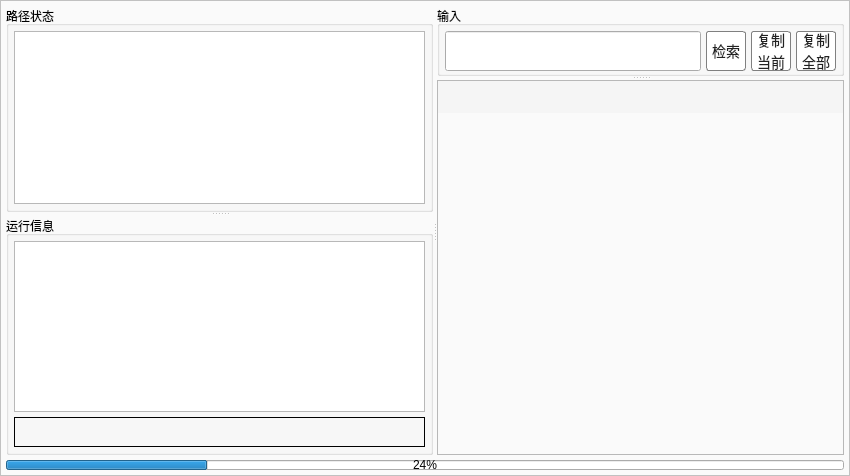
<?xml version="1.0" encoding="UTF-8"?>
<ui version="4.0">
 <class>RemoteEverythingClass</class>
 <widget class="QWidget" name="RemoteEverythingClass">
  <property name="geometry">
   <rect>
    <x>0</x>
    <y>0</y>
    <width>850</width>
    <height>476</height>
   </rect>
  </property>
  <property name="windowTitle">
   <string>RemoteEverything</string>
  </property>
  <layout class="QGridLayout" name="gridLayout">
   <property name="leftMargin">
    <number>0</number>
   </property>
   <property name="topMargin">
    <number>0</number>
   </property>
   <property name="rightMargin">
    <number>0</number>
   </property>
   <property name="bottomMargin">
    <number>0</number>
   </property>
   <property name="spacing">
    <number>5</number>
   </property>
   <item row="0" column="0">
    <widget class="QFrame" name="borderFrame">
     <property name="styleSheet">
      <string notr="true">QFrame#borderFrame{
background-color: rgba(250, 250, 250);
}
QFrame#listFrame{
background-color:rgba(245, 245, 245);
border:0px;
}



QPushButton{border:1px solid gray;border-radius:3px;background:white;color:rgba(34, 34, 34, 255);font: 14px;font-family:&quot;Microsoft YaHei&quot;;}
QPushButton:hover{border:1px solid rgb(0, 173, 239);color:rgb(0, 173, 239);}
QPushButton:pressed{border:1px solid rgb(0, 173, 239);color:rgb(0, 173, 239);}
QPushButton:!enabled{border:1px solid gray;color:gray;}</string>
     </property>
     <property name="frameShape">
      <enum>QFrame::StyledPanel</enum>
     </property>
     <property name="frameShadow">
      <enum>QFrame::Raised</enum>
     </property>
     <layout class="QGridLayout" name="gridLayout_2">
      <property name="leftMargin">
       <number>5</number>
      </property>
      <property name="topMargin">
       <number>5</number>
      </property>
      <property name="rightMargin">
       <number>5</number>
      </property>
      <property name="bottomMargin">
       <number>5</number>
      </property>
      <property name="spacing">
       <number>5</number>
      </property>
      <item row="0" column="0">
       <widget class="QSplitter" name="viewSplitter3">
        <property name="orientation">
         <enum>Qt::Horizontal</enum>
        </property>
        <widget class="QSplitter" name="viewSplitter2">
         <property name="minimumSize">
          <size>
           <width>250</width>
           <height>0</height>
          </size>
         </property>
         <property name="orientation">
          <enum>Qt::Vertical</enum>
         </property>
         <widget class="QGroupBox" name="pathStatusGrp">
          <property name="minimumSize">
           <size>
            <width>250</width>
            <height>0</height>
           </size>
          </property>
          <property name="maximumSize">
           <size>
            <width>450</width>
            <height>16777215</height>
           </size>
          </property>
          <property name="title">
           <string>路径状态</string>
          </property>
          <layout class="QGridLayout" name="gridLayout_4">
           <property name="leftMargin">
            <number>5</number>
           </property>
           <property name="topMargin">
            <number>5</number>
           </property>
           <property name="rightMargin">
            <number>5</number>
           </property>
           <property name="bottomMargin">
            <number>5</number>
           </property>
           <property name="spacing">
            <number>5</number>
           </property>
           <item row="0" column="0">
            <widget class="QListWidget" name="pathLstWdg">
             <property name="editTriggers">
              <set>QAbstractItemView::NoEditTriggers</set>
             </property>
             <property name="selectionMode">
              <enum>QAbstractItemView::NoSelection</enum>
             </property>
             <property name="resizeMode">
              <enum>QListView::Adjust</enum>
             </property>
             <property name="spacing">
              <number>5</number>
             </property>
             <property name="viewMode">
              <enum>QListView::IconMode</enum>
             </property>
             <property name="wordWrap">
              <bool>true</bool>
             </property>
            </widget>
           </item>
          </layout>
         </widget>
         <widget class="QGroupBox" name="runInfoGrp">
          <property name="title">
           <string>运行信息</string>
          </property>
          <layout class="QGridLayout" name="gridLayout_5">
           <property name="leftMargin">
            <number>5</number>
           </property>
           <property name="topMargin">
            <number>5</number>
           </property>
           <property name="rightMargin">
            <number>5</number>
           </property>
           <property name="bottomMargin">
            <number>5</number>
           </property>
           <property name="spacing">
            <number>5</number>
           </property>
           <item row="0" column="0">
            <widget class="CRunLogWidget" name="runInfoWdg"/>
           </item>
           <item row="1" column="0">
            <widget class="QLabel" name="resultLbl">
             <property name="minimumSize">
              <size>
               <width>0</width>
               <height>30</height>
              </size>
             </property>
             <property name="maximumSize">
              <size>
               <width>16777215</width>
               <height>30</height>
              </size>
             </property>
             <property name="frameShape">
              <enum>QFrame::Box</enum>
             </property>
             <property name="text">
              <string/>
             </property>
            </widget>
           </item>
          </layout>
         </widget>
        </widget>
        <widget class="QSplitter" name="viewSplitter1">
         <property name="orientation">
          <enum>Qt::Vertical</enum>
         </property>
         <widget class="QGroupBox" name="inputGrp">
          <property name="minimumSize">
           <size>
            <width>0</width>
            <height>55</height>
           </size>
          </property>
          <property name="maximumSize">
           <size>
            <width>16777215</width>
            <height>70</height>
           </size>
          </property>
          <property name="title">
           <string>输入</string>
          </property>
          <layout class="QGridLayout" name="gridLayout_3">
           <property name="leftMargin">
            <number>5</number>
           </property>
           <property name="topMargin">
            <number>5</number>
           </property>
           <property name="rightMargin">
            <number>5</number>
           </property>
           <property name="bottomMargin">
            <number>5</number>
           </property>
           <property name="spacing">
            <number>5</number>
           </property>
           <item row="0" column="2">
            <widget class="QPushButton" name="copyCurrentBtn">
             <property name="minimumSize">
              <size>
               <width>40</width>
               <height>40</height>
              </size>
             </property>
             <property name="maximumSize">
              <size>
               <width>40</width>
               <height>40</height>
              </size>
             </property>
             <property name="text">
              <string>复制
当前</string>
             </property>
            </widget>
           </item>
           <item row="0" column="3">
            <widget class="QPushButton" name="copyBtn">
             <property name="minimumSize">
              <size>
               <width>40</width>
               <height>40</height>
              </size>
             </property>
             <property name="maximumSize">
              <size>
               <width>40</width>
               <height>40</height>
              </size>
             </property>
             <property name="text">
              <string>复制
全部</string>
             </property>
            </widget>
           </item>
           <item row="0" column="0">
            <widget class="QLineEdit" name="inputEdit">
             <property name="minimumSize">
              <size>
               <width>0</width>
               <height>40</height>
              </size>
             </property>
             <property name="maximumSize">
              <size>
               <width>16777215</width>
               <height>40</height>
              </size>
             </property>
            </widget>
           </item>
           <item row="0" column="1">
            <widget class="QPushButton" name="searchBtn">
             <property name="minimumSize">
              <size>
               <width>40</width>
               <height>40</height>
              </size>
             </property>
             <property name="maximumSize">
              <size>
               <width>40</width>
               <height>40</height>
              </size>
             </property>
             <property name="text">
              <string>检索</string>
             </property>
            </widget>
           </item>
          </layout>
         </widget>
         <widget class="QFrame" name="mainFrame">
          <property name="frameShape">
           <enum>QFrame::StyledPanel</enum>
          </property>
          <property name="frameShadow">
           <enum>QFrame::Raised</enum>
          </property>
          <layout class="QGridLayout" name="gridLayout_6">
           <property name="leftMargin">
            <number>0</number>
           </property>
           <property name="topMargin">
            <number>0</number>
           </property>
           <property name="rightMargin">
            <number>0</number>
           </property>
           <property name="bottomMargin">
            <number>0</number>
           </property>
           <property name="spacing">
            <number>0</number>
           </property>
           <item row="2" column="0">
            <widget class="QStackedWidget" name="stackedWidget"/>
           </item>
           <item row="1" column="0">
            <widget class="QFrame" name="listFrame">
             <property name="minimumSize">
              <size>
               <width>0</width>
               <height>32</height>
              </size>
             </property>
             <property name="maximumSize">
              <size>
               <width>16777215</width>
               <height>32</height>
              </size>
             </property>
             <property name="frameShape">
              <enum>QFrame::StyledPanel</enum>
             </property>
             <property name="frameShadow">
              <enum>QFrame::Raised</enum>
             </property>
             <layout class="QHBoxLayout" name="listFrame_Layout">
              <property name="spacing">
               <number>0</number>
              </property>
              <property name="leftMargin">
               <number>6</number>
              </property>
              <property name="topMargin">
               <number>0</number>
              </property>
              <property name="rightMargin">
               <number>6</number>
              </property>
              <property name="bottomMargin">
               <number>0</number>
              </property>
             </layout>
            </widget>
           </item>
          </layout>
         </widget>
        </widget>
       </widget>
      </item>
      <item row="1" column="0">
       <widget class="QProgressBar" name="progressBar">
        <property name="minimumSize">
         <size>
          <width>0</width>
          <height>10</height>
         </size>
        </property>
        <property name="maximumSize">
         <size>
          <width>16777215</width>
          <height>10</height>
         </size>
        </property>
        <property name="value">
         <number>24</number>
        </property>
       </widget>
      </item>
     </layout>
    </widget>
   </item>
  </layout>
 </widget>
 <layoutdefault spacing="6" margin="11"/>
 <customwidgets>
  <customwidget>
   <class>CRunLogWidget</class>
   <extends>QListWidget</extends>
   <header>crunlogwidget.h</header>
  </customwidget>
 </customwidgets>
 <resources>
  <include location="RemoteEverything.qrc"/>
 </resources>
 <connections/>
</ui>
